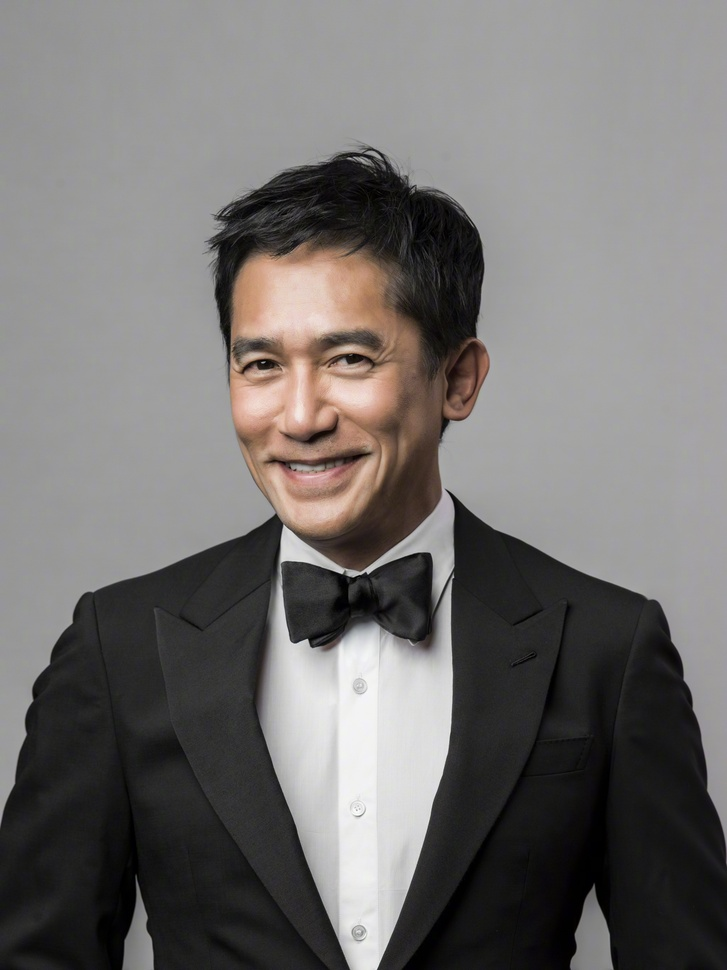
//> input picture img.jpeg, 727 x 970 px, shrunk from 1874 x 2500 before the run
$ ./main3   (built with g++ and OpenCV 4)
//> lines starting //> are read from the running program, lines starting //| are printed output that depends on the picture; after the words box and inside, x2 and y2 are one past the last pixel; in counts of white or black regions, pixels touching at a corner belong together
// 对单个图片识别人脸
#include <iostream>
#include <opencv2/opencv.hpp>

using namespace cv;
using namespace std;

int main()
{
    // 加载人脸识别模型
    CascadeClassifier face_cascade;
    face_cascade.load("haarcascade_frontalface_default.xml");

    // 加载待识别图像
    Mat img = imread("img.jpeg");
//> img is the input picture: 970 rows x 727 cols, CV_8UC3; mean B, G, R 110.7, 112.1, 114.7

    // 图像预处理
    Mat gray;
    cvtColor(img, gray, COLOR_BGR2GRAY);
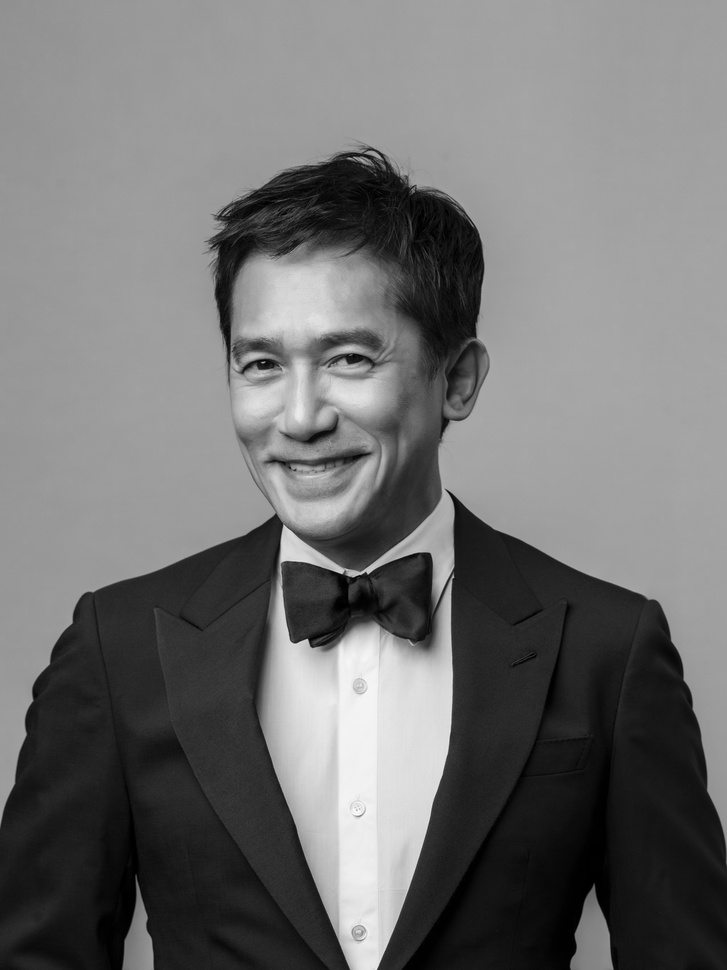
//> gray: 970 rows x 727 cols, CV_8UC1; min 0, max 254, mean 112.7
    equalizeHist(gray, gray);
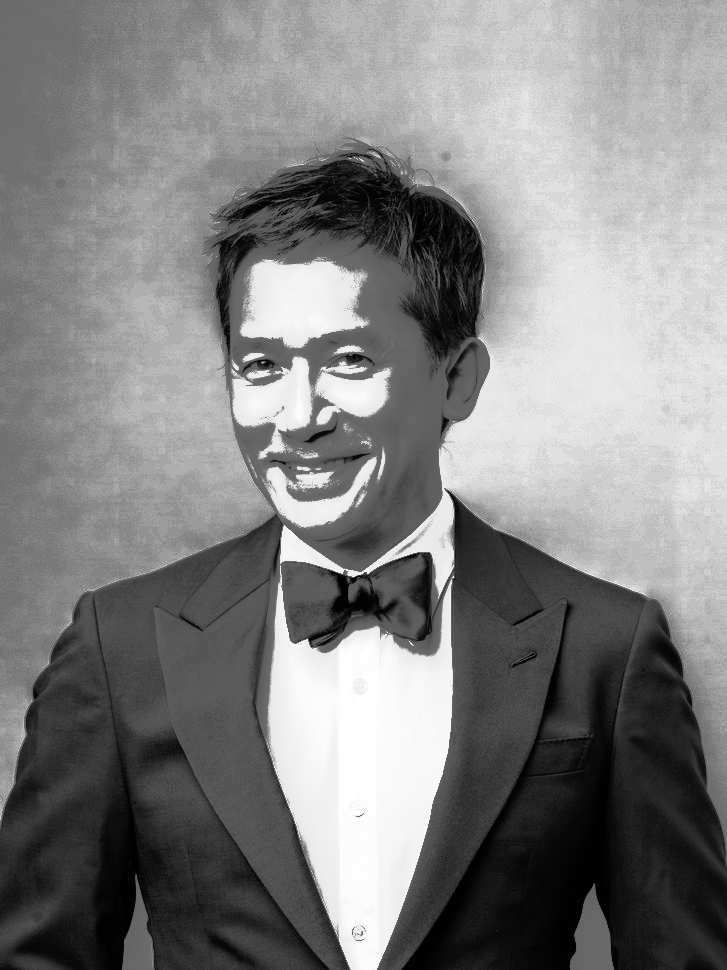
//> gray: 970 rows x 727 cols, CV_8UC1; min 0, max 255, mean 129.4

    // 人脸检测
    vector<Rect> faces;
    face_cascade.detectMultiScale(gray, faces, 1.1, 2, 0 | CASCADE_SCALE_IMAGE, Size(30, 30));
//> faces = 1 Rect (x, y, width, height): [180, 262, 252, 252]

    // 人脸识别
    for (size_t i = 0; i < faces.size(); i++) {
        Mat face = gray(faces[i]);
        // 在这里进行人脸识别
    }
//> this loop made 1 pass
//> pass 1, `Mat face = gray(faces[i]);`:
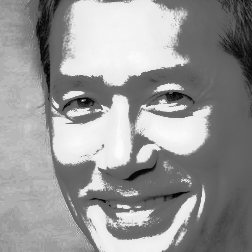
//> face: 252 rows x 252 cols, CV_8UC1; min 2, max 253, mean 151.3

    // 显示结果
    for (size_t i = 0; i < faces.size(); i++) {
        rectangle(img, faces[i], Scalar(255, 0, 0), 2);
    }
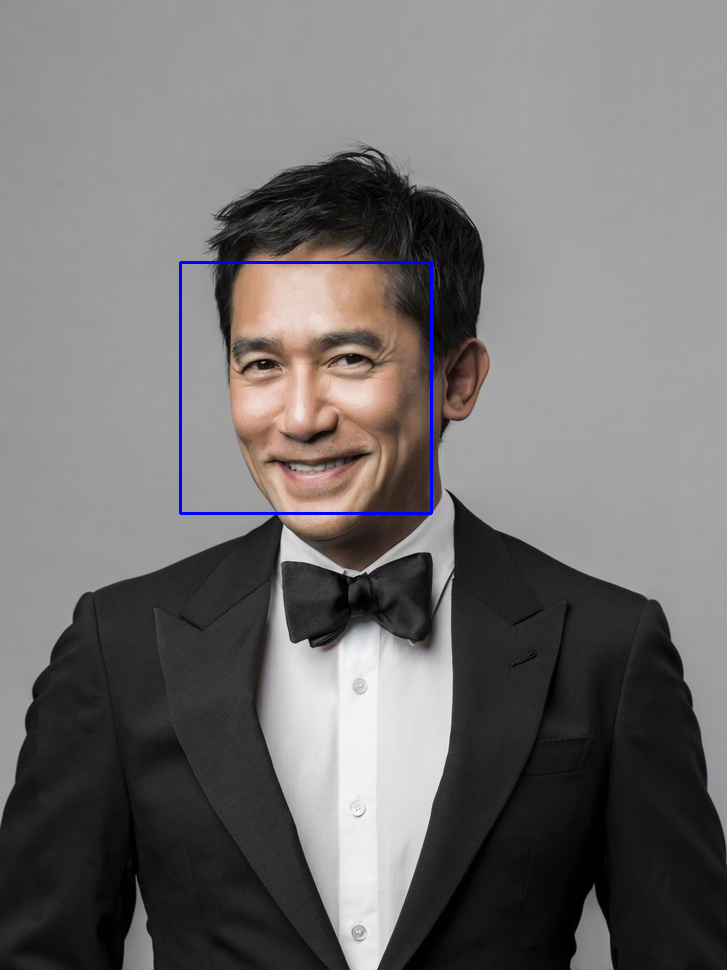
//> img: 970 rows x 727 cols, CV_8UC3; 0.43% of pixels changed, all inside (x1, y1, x2, y2) = (179, 261, 433, 515)
    imshow("result", img);
    waitKey(0);

    return 0;
}
